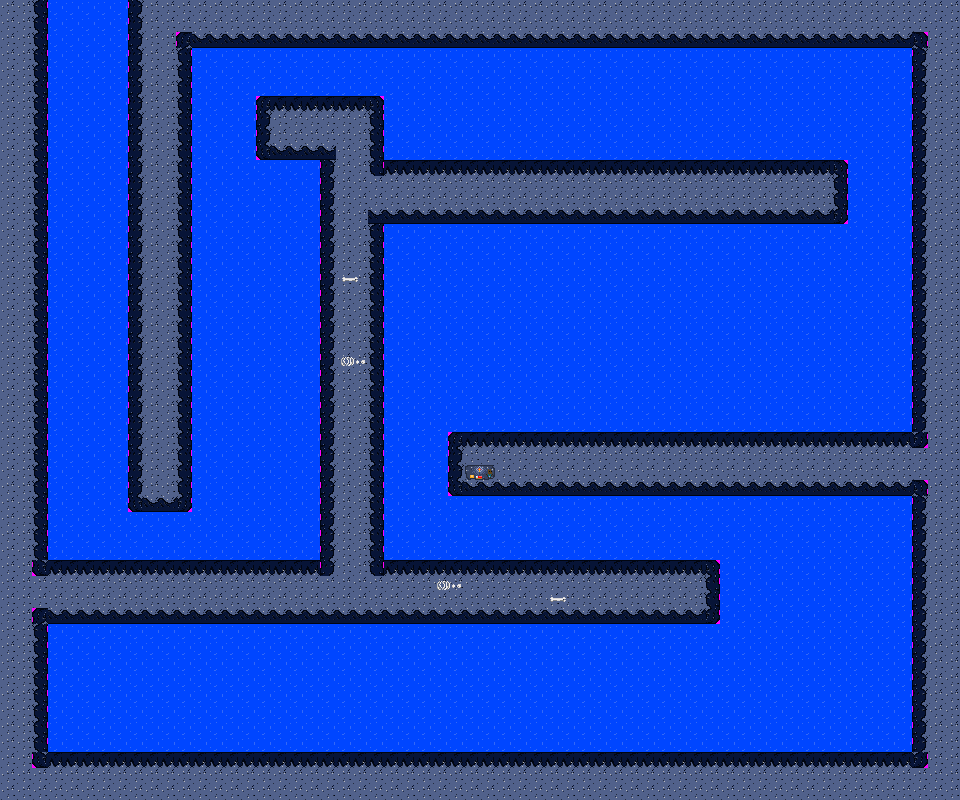

This game map was drawn from its Tiled (.tmx) file and the tilesets committed beside it. A one-line description and the trimmed map source follow:
An orthogonal 60x50 tile map with 16x16 px tiles, 2 tile layers (agua, terreno) and 36 objects.

<map version="1.0" orientation="orthogonal" renderorder="right-down" width="60" height="50" tilewidth="16" tileheight="16" nextobjectid="40">
 <tileset firstgid="1" name="submarine-tiles" tilewidth="16" tileheight="16" tilecount="36" columns="6">
  <image source="../images/submarine-tiles.png" trans="ff00ff" width="100" height="100" />
 </tileset>
 <layer name="agua" width="60" height="50">
  <data>[3000 cells, 3000 non-empty, 1 distinct tile ids]</data>
 </layer>
 <layer name="terreno" width="60" height="50">
  <properties>
   <property name="collision" type="bool" value="true" />
  </properties>
  <data>[3000 cells, 1257 non-empty, 15 distinct tile ids]</data>
 </layer>
 <objectgroup name="player">
  <object id="1" x="328" y="660" width="25.3333" height="26.6667">
   <ellipse />
  </object>
 </objectgroup>
 <objectgroup name="satelites">
  <object id="2" x="77.3333" y="157.333" width="22.6667" height="25.3333">
   <ellipse />
  </object>
  <object id="3" x="72.6667" y="331.333" width="22.6667" height="25.3333">
   <ellipse />
  </object>
  <object id="5" x="144.667" y="522" width="22.6667" height="25.3333">
   <ellipse />
  </object>
  <object id="6" x="328.667" y="62" width="22.6667" height="25.3333">
   <ellipse />
  </object>
  <object id="7" x="500.667" y="86" width="22.6667" height="25.3333">
   <ellipse />
  </object>
  <object id="8" x="711.333" y="88.6667" width="22.6667" height="25.3333">
   <ellipse />
  </object>
  <object id="9" x="867.333" y="178" width="22.6667" height="25.3333">
   <ellipse />
  </object>
  <object id="10" x="406" y="454" width="22.6667" height="25.3333">
   <ellipse />
  </object>
  <object id="11" x="684.667" y="314" width="22.6667" height="25.3333">
   <ellipse />
  </object>
  <object id="12" x="470" y="307.333" width="22.6667" height="25.3333">
   <ellipse />
  </object>
  <object id="13" x="678" y="512.667" width="22.6667" height="25.3333">
   <ellipse />
  </object>
  <object id="34" x="75.3333" y="480.667" width="25.3333" height="26.6667">
   <ellipse />
  </object>
  <object id="35" x="265.333" y="354.667" width="25.3333" height="26.6667">
   <ellipse />
  </object>
  <object id="36" x="273.333" y="246.667" width="25.3333" height="26.6667">
   <ellipse />
  </object>
  <object id="37" x="673.333" y="242.667" width="25.3333" height="26.6667">
   <ellipse />
  </object>
  <object id="38" x="463.333" y="242.667" width="25.3333" height="26.6667">
   <ellipse />
  </object>
  <object id="39" x="793.333" y="634.667" width="25.3333" height="26.6667">
   <ellipse />
  </object>
 </objectgroup>
 <objectgroup name="minas">
  <object id="15" x="741.333" y="570.667" width="37.3333" height="30.6667" />
  <object id="16" x="265.333" y="200.667" width="37.3333" height="30.6667" />
  <object id="17" x="264.667" y="307" width="37.3333" height="30.6667" />
  <object id="19" x="264" y="414" width="37.3333" height="30.6667" />
  <object id="20" x="554.667" y="383.333" width="37.3333" height="30.6667" />
  <object id="21" x="766.667" y="239.333" width="37.3333" height="30.6667" />
  <object id="22" x="392" y="238" width="37.3333" height="30.6667" />
  <object id="23" x="864" y="570" width="37.3333" height="30.6667" />
  <object id="25" x="404" y="124" width="30" height="24" />
  <object id="26" x="882" y="58" width="20" height="18" />
  <object id="27" x="562" y="238" width="40" height="36" />
  <object id="28" x="767" y="374" width="38" height="38" />
  <object id="29" x="861" y="307" width="38" height="38" />
  <object id="30" x="855" y="695" width="38" height="38" />
  <object id="31" x="729" y="699" width="38" height="38" />
  <object id="32" x="529" y="635" width="38" height="38" />
  <object id="33" x="345" y="705" width="38" height="38" />
 </objectgroup>
 <objectgroup name="boss">
  <object id="24" x="102.667" y="673.333" width="28" height="28" />
 </objectgroup>
</map>